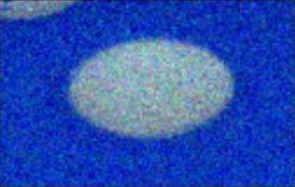
#> input picture img/die.png, 295 x 187 px, found by its file name
$ jupyter execute '7 Computational Photography.ipynb'   (shell and % lines are left out)
#> lines starting #> are read from the running program, lines starting #| are printed output that depends on the picture
# Computational Photography

https://opencv-python-tutroals.readthedocs.io/en/latest/py_tutorials/py_photo/py_table_of_contents_photo/py_table_of_contents_photo.html

## Import Modules

[cell 1]
import numpy as np
import cv2
from matplotlib import pyplot as plt

# Image Denoising

https://opencv-python-tutroals.readthedocs.io/en/latest/py_tutorials/py_photo/py_non_local_means/py_non_local_means.html#non-local-means

## 1. cv2.fastNlMeansDenoisingColored()

[cell 2]
img = cv2.imread('img/die.png')
#> img is the input picture: shape (187, 295, 3); mean B, G, R 176.9, 78.5, 41.1

dst = cv2.fastNlMeansDenoisingColored(img,None,10,10,7,21)
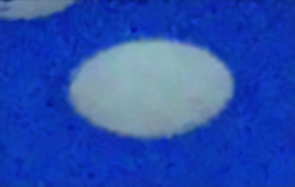
#> dst: shape (187, 295, 3); mean B, G, R 176.8, 78, 40.7

img = cv2.cvtColor(img, cv2.COLOR_BGR2RGB)
dst = cv2.cvtColor(dst, cv2.COLOR_BGR2RGB)
plt.subplot(121),plt.imshow(img)
plt.subplot(122),plt.imshow(dst)
plt.show()
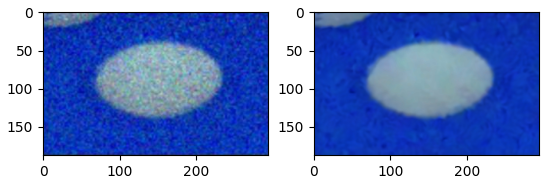
#> figure drawn by matplotlib, 2 panels
